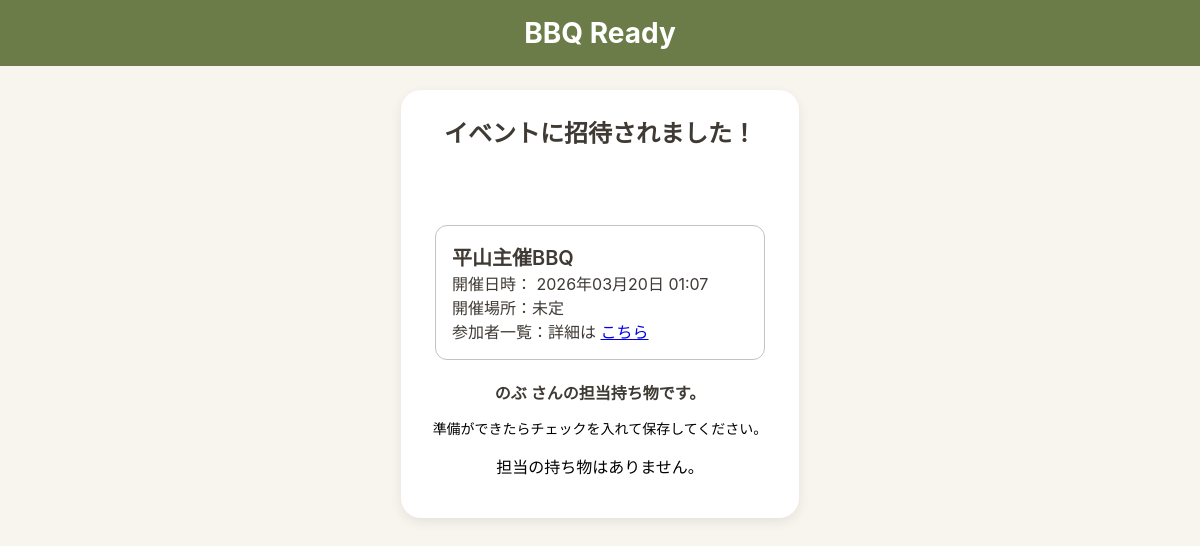
Page /invite/zx8f0mZnv-Sdg-UzE6-D9dAGOKQ9lY8KwOPaW3JSWN8/ on the committed database.
### bbq_app/models.py (models this page shows, shortened)
class Event(models.Model):
    user = models.ForeignKey(settings.AUTH_USER_MODEL, on_delete=models.CASCADE, related_name="events")
    name = models.CharField("イベント名", max_length=30)
    held_at = models.DateTimeField("開催日時", null=True, blank=True)
    location = models.CharField("開催場所", max_length=50, blank=True)
    created_at = models.DateTimeField("作成日時", auto_now_add=True)
    updated_at = models.DateTimeField("更新日時", auto_now=True)

class Invitation(models.Model):
    class Status(models.IntegerChoices):
        PENDING = 0, "pending"   #未アクセス（期限内）
        ACTIVE = 1, "active"     #アクセス済・有効
        EXPIRED = 2, "expired"   #期限切れ
        REVOKED = 3, "revoked"   #主催者が無効化
    user = models.ForeignKey(
        settings.AUTH_USER_MODEL,
        on_delete=models.CASCADE,
        related_name="invitations"
    )
    participant = models.OneToOneField(
        "Participant",
        on_delete=models.CASCADE,
        related_name="invitations"
    )
    token = models.CharField(max_length=300, unique=True)
    guest_name = models.CharField(max_length=30)
    status = models.IntegerField(choices=Status.choices, default=Status.PENDING)
    revoked_at = models.DateTimeField(null=True, blank=True)
    expires_at = models.DateTimeField()
    created_at = models.DateTimeField(auto_now_add=True)
    updated_at = models.DateTimeField(auto_now=True)

### bbq_app/views.py (the view, shortened to what this page needs)
# urls.py: path("invite/<str:token>/", views.invitation_access, name="invitation_access"),
def invitation_access(request, token):
    invitation = Invitation.objects.filter(token=token).select_related("participant__event").first()
    if not invitation:
        return render(request, "bbq_app/invitation_invalid.html")
    if (
        not invitation.guest_name
        and invitation.expires_at
        and invitation.expires_at < timezone.now()
    ):
        return render(
            request,
            "bbq_app/invitation_expired.html",
            {"invitation": invitation}
        )
    assigned_items = EventItem.objects.filter(
        event=invitation.participant.event,
        assignee=invitation.participant,
        is_selected=True
    ).select_related("bbq_item").order_by("id")
    return render(
        request,
        "bbq_app/invitation_access.html",
        {
            "invitation": invitation,
            "assigned_items": assigned_items,
        }
    )

### bbq_app/templates/bbq_app/invitation_access.html (shortened to what this page needs)
<DOCTYPE html>
<html lang="ja">
<head>
    {% load static %}
    <link rel="stylesheet" href="{% static 'bbq_app/css/style.css' %}">
</head>
<body class="guest-page">
<div class="guest-page__container">
    <header class="guest-page__header">
        <h1 class="guest-page__title">BBQ Ready</h1>
    </header>
    <main class="guest-page__content">
        <section class="guest-card">
            <h2 class="guest-card__heading">イベントに招待されました！</h2>
            {% if not invitation.guest_name %}
                <p class="guest-card__text">参加するお名前を入力してください。</p>
                <form method="post" class="guest-form">
                    {% csrf_token %}
                    <input type="text" name="guest_name" placeholder="名前を入力" class="guest-input">
                    <button type="submit" class="guest-button">登録</button>
                </form>
            {% else %}
                {% include "bbq_app/partials/guest_event_header.html" with event=invitation.participant.event %}
                <div class="guest-items-info">
                    <p class="guest-items-title">
                        {{ invitation.guest_name }} さんの担当持ち物です。
                    </p>
                    <p class="guest-items-description">
                        準備ができたらチェックを入れて保存してください。
                    </p>
                </div>
                <form method="post" class="guest-form">
                    <ul class="guest-items">
                        {% for event_item in assigned_items %}
                            <li class="guest-item">
                                <label class="guest-item__label">
                                    <input
                                        type="checkbox"
                                        name="ready_items"
                                        value="{{ event_item.id }}"
                                        {% if event_item.is_ready %}checked{% endif %}
                                    >
                                    <span>{{ event_item.bbq_item.name }}</span>
                                </label>
                            </li>
                        {% empty %}
                            <li class="guest-empty">担当の持ち物はありません。</li>
                        {% endfor %}
                    </ul>
                </form>
            {% endif %}
        </section>
    </main>
</div>
</body>
</html>

### bbq_app/templates/bbq_app/partials/guest_event_header.html (shortened to what this page needs)
{% load static %}
{% if event %}
<div class="event-header guest-event-header">
  <div class="event_header__top">
    <div>
      <div class="event-header__title">{{ event.name }}</div>
      <div class="event-header__meta">
        開催日時：
        {% if event.held_at %}
          {{ event.held_at|date:"Y年m月d日 H:i" }}
        {% else %}
          未定
        {% endif %}
        <br>
        開催場所：{{ event.location|default:"未定" }}
        <br>
        参加者一覧：詳細は
        <a href="#" onclick="openParticipantsModal(); return false;">こちら</a>
      </div>
    </div>
  </div>
</div>
{% endif %}

### bbq_app/static/bbq_app/css/style.css (style rules this page uses)
body { margin: 0; background: #f5f5f5; font-family: -apple-system, BlinkMacSystemFont, "Helvetica Neue", sans-serif; }
.event-header { background: white; border: 1px solid #c3c3c3; border-radius: 12px; margin: 16px; padding: 16px; margin-top: 76px; position: relative; }
.event-header__title { font-size: 20px; font-weight: 600; }
.guest-page { margin: 0; background: #f8f5ef; color: #3f3a34; }
.guest-page__container { min-height: 100vh; }
.guest-page__header { background: #6b7c49; padding: 16px; text-align: center; }
.guest-page__title { color: white; margin: 0; font-size: 28px; }
.guest-page__content { max-width: 430px; margin: 0 auto; padding: 24px 16px 120px; box-sizing: border-box; }
.guest-card { background: white; border-radius: 20px; padding: 24px 18px; box-shadow: 0 4px 12px rgba(0, 0, 0, 0.08); }
.guest-card__heading { text-align: center; margin-top: 0; margin-bottom: 16px; }
.guest-form { display: flex; flex-direction: column; gap: 14px; }
.guest-items { list-style: none; margin: 0; padding: 0; display: flex; flex-direction: column; gap: 10px; }
.guest-items-info { text-align:center; margin:20px 0 16px; }
.guest-items-title { font-size:16px; font-weight:600; margin-bottom:6px; }
.guest-items-description { font-size:14px; color: black; }
.guest-empty { text-align: center; color: black; }

### rows in the picture
Event: name "平山主催BBQ", held_at "2026年03月20日 01:07", location "未定"
Invitation: guest_name "のぶ"
